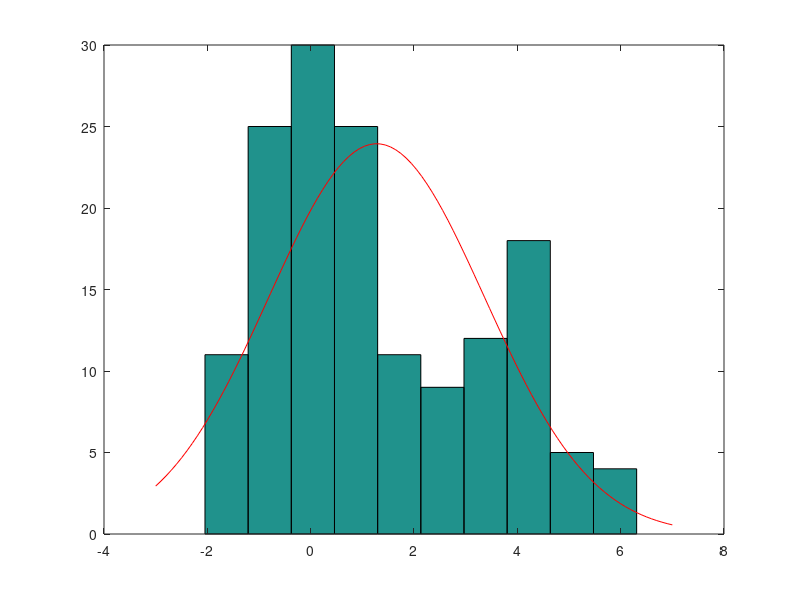

The MATLAB source for this figure: (Note: this script raises an error after producing the figure.)
x = [randn(100,1); 4+randn(50,1)];
[hts,ctrs] = hist(x);
bar(ctrs,hts,'hist');
area = sum(hts) * (ctrs(2)-ctrs(1));
xx = linspace(-3,7);
hold on; 
plot(xx,area*normpdf(xx,mean(x),std(x)),'r-');
f = ksdensity(x,xx);
plot(xx,area*f,'g-')
hold off